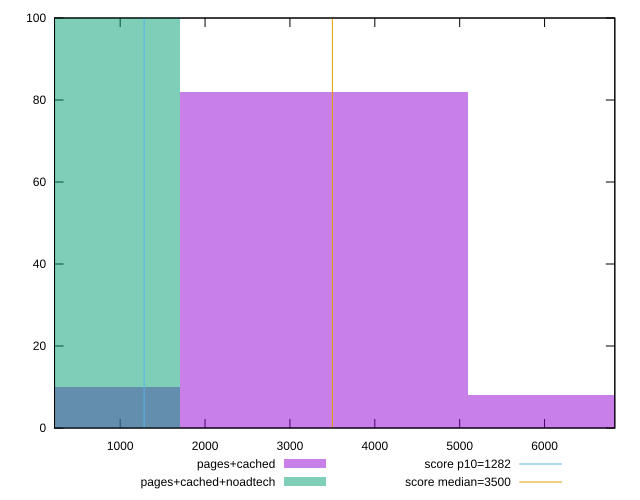

Write gnuplot code to recreate this figure.
reset

$pagesCached <<EOF
3398.964611651243 82
0 10
6797.929223302486 8
EOF

$pagesCachedNoadtech <<EOF
0 100
EOF

set key outside below
set boxwidth 3398.964611651243
set xrange [226.724:6827.584]
set yrange [0:100]
set trange [0:100]
set style fill transparent solid 0.5 noborder

set parametric
set terminal svg size 640, 500 enhanced background rgb 'white'
set output "report_00014_2021-02-09T15:56:05.503Z/bootup-time/comparison/histogram/1_vs_2.svg"

plot $pagesCached title "pages+cached" with boxes, \
     $pagesCachedNoadtech title "pages+cached+noadtech" with boxes, \
     1282,t title "score p10=1282", \
     3500,t title "score median=3500"

reset
